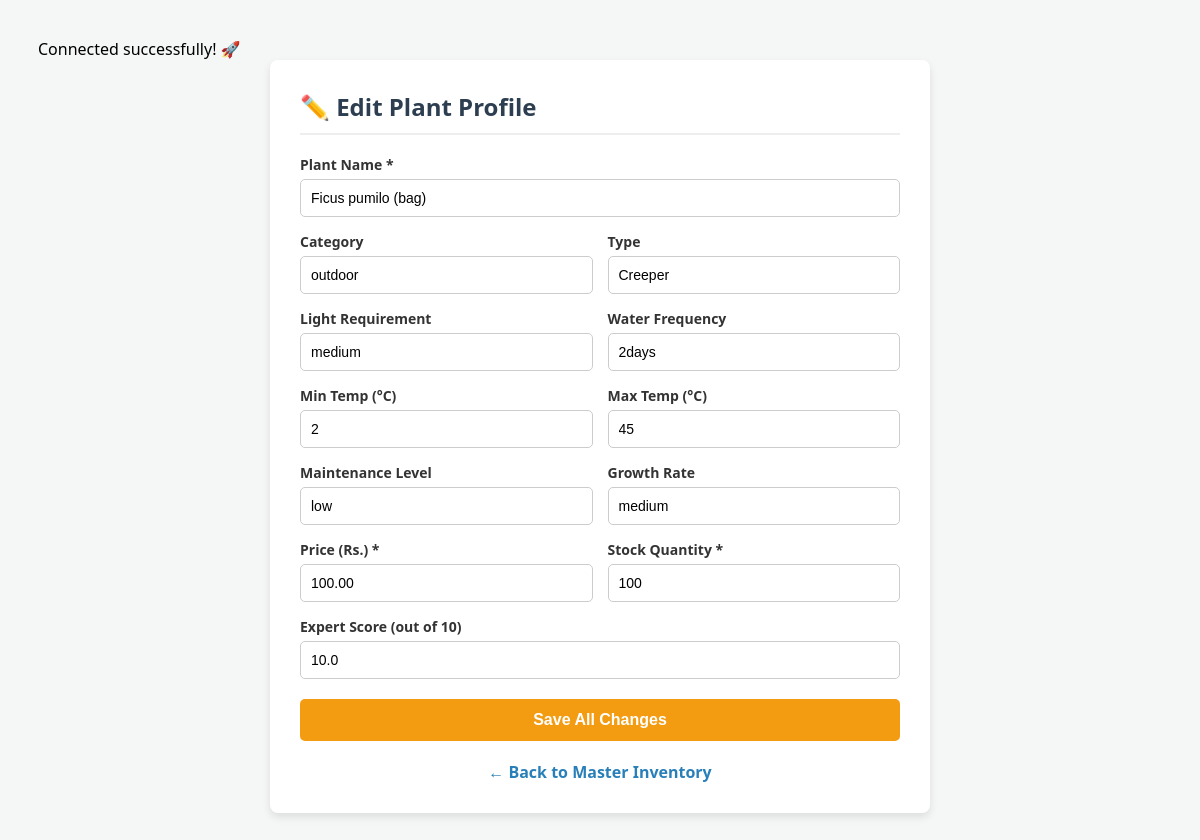
The page /edit_plant.php?id=1 (signed in) on the database its author committed.
### tables this page shows
CREATE TABLE `plants` (
  `plant_id` int(11) NOT NULL,
  `plant_name` varchar(255) NOT NULL,
  `category` varchar(100) DEFAULT NULL,
  `type` varchar(100) DEFAULT NULL,
  `light_requirement` varchar(100) DEFAULT NULL,
  `water_frequency` varchar(100) DEFAULT NULL,
  `temp_min` int(11) DEFAULT NULL,
  `temp_max` int(11) DEFAULT NULL,
  `maintenance_level` varchar(50) DEFAULT NULL,
  `growth_rate` varchar(50) DEFAULT NULL,
  `price` decimal(10,2) NOT NULL,
  `stock_quantity` int(11) NOT NULL,
  `expert_score` decimal(3,1) DEFAULT NULL
);

### edit_plant.php (the view, shortened to what this page needs)
<?php
require 'db_connect.php';
$id = isset($_GET['id']) ? (int)$_GET['id'] : 0;
$result = $conn->query("SELECT * FROM plants WHERE plant_id = $id");
$plant = $result->fetch_assoc();
?>
<!DOCTYPE html>
<html lang="en">
<head>
</head>
<body>
    <div class="form-container">
        <h2>✏️ Edit Plant Profile</h2>
        <form action="" method="POST">
            <div class="form-grid">
                <div class="full-width">
                    <label>Plant Name *</label>
                    <input type="text" name="plant_name" value="<?php echo htmlspecialchars($plant['plant_name']); ?>" required>
                </div>
                <div>
                    <label>Category</label>
                    <input type="text" name="category" value="<?php echo htmlspecialchars($plant['category']); ?>">
                </div>
                <div>
                    <label>Type</label>
                    <input type="text" name="type" value="<?php echo htmlspecialchars($plant['type']); ?>">
                </div>
                <div>
                    <label>Light Requirement</label>
                    <input type="text" name="light_requirement" value="<?php echo htmlspecialchars($plant['light_requirement']); ?>">
                </div>
                <div>
                    <label>Water Frequency</label>
                    <input type="text" name="water_frequency" value="<?php echo htmlspecialchars($plant['water_frequency']); ?>">
                </div>
                <div>
                    <label>Min Temp (°C)</label>
                    <input type="number" name="temp_min" value="<?php echo $plant['temp_min']; ?>">
                </div>
                <div>
                    <label>Max Temp (°C)</label>
                    <input type="number" name="temp_max" value="<?php echo $plant['temp_max']; ?>">
                </div>
                <div>
                    <label>Maintenance Level</label>
                    <input type="text" name="maintenance_level" value="<?php echo htmlspecialchars($plant['maintenance_level']); ?>">
                </div>
                <div>
                    <label>Growth Rate</label>
                    <input type="text" name="growth_rate" value="<?php echo htmlspecialchars($plant['growth_rate']); ?>">
                </div>
                <div>
                    <label>Price (Rs.) *</label>
                    <input type="number" step="0.01" name="price" value="<?php echo $plant['price']; ?>" required>
                </div>
                <div>
                    <label>Stock Quantity *</label>
                    <input type="number" name="stock_quantity" value="<?php echo $plant['stock_quantity']; ?>" required>
                </div>
                <div class="full-width">
                    <label>Expert Score (out of 10)</label>
                    <input type="number" step="0.1" max="10" name="expert_score" value="<?php echo $plant['expert_score']; ?>">
                </div>
            </div>
            <button type="submit">Save All Changes</button>
        </form>
        <a href="inventory.php" class="back-link">← Back to Master Inventory</a>
    </div>
</body>
</html>

### edit_plant.php (style rules this page uses)
body { font-family: 'Segoe UI', Tahoma, sans-serif; background-color: #f4f7f6; padding: 30px; }
.form-container { background: white; padding: 30px; border-radius: 8px; width: 600px; margin: auto; box-shadow: 0 4px 8px rgba(0,0,0,0.1); }
h2 { margin-top: 0; color: #2c3e50; border-bottom: 2px solid #eee; padding-bottom: 10px; }
.form-grid { display: grid; grid-template-columns: 1fr 1fr; gap: 15px; }
.full-width { grid-column: 1 / -1; }
label { font-weight: bold; color: #333; display: block; margin-bottom: 5px; font-size: 14px; }
input[type="text"], input[type="number"] { width: 100%; padding: 10px; border: 1px solid #ccc; border-radius: 5px; font-size: 14px; box-sizing: border-box; }
button { width: 100%; padding: 12px; background-color: #f39c12; color: white; border: none; border-radius: 5px; font-size: 16px; cursor: pointer; margin-top: 20px; font-weight: bold; }
.back-link { display: block; text-align: center; margin-top: 20px; text-decoration: none; color: #2980b9; font-weight: bold; }

### rows shown on the page
plants: plant_name "Ficus pumilo (bag)", category "outdoor", type "Creeper", light_requirement "medium", water_frequency "2days", temp_min "2", temp_max "45", maintenance_level "low", growth_rate "medium", price "100.00", stock_quantity "100", expert_score "10.0"
